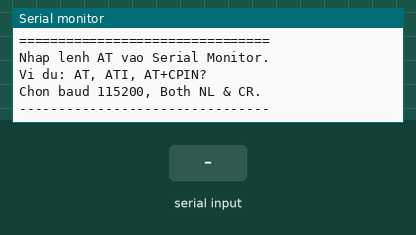
A sketch run on a simulated ESP32. Parts: the last lines printed to the serial monitor. Inputs (shaded band) come from the test bench.

Above: at 2.2 s.
2.3 s: "1\n" received over Serial
At 3.0 s:
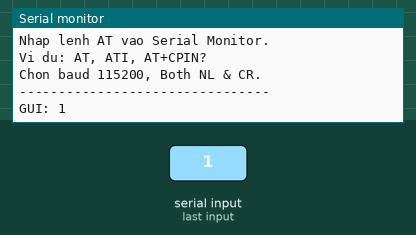
3.8 s: "1\n" received over the second serial link
At 4.2 s:
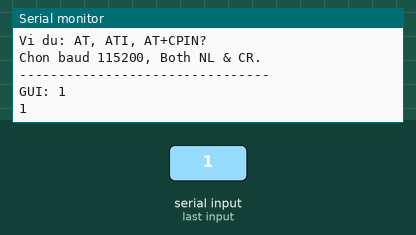
5.3 s: "0\n" received over Serial
At 6.5 s:
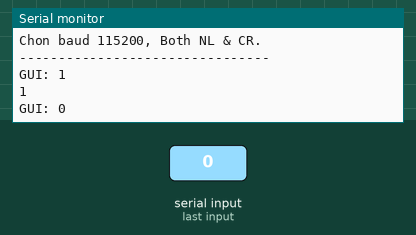
6.8 s: "0\n" received over the second serial link
At 7.7 s:
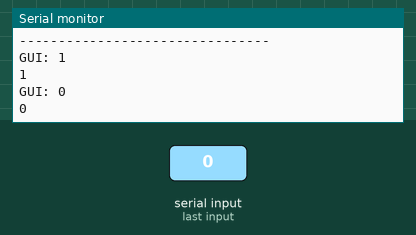

The sketch:

2_1.ino
```cpp
#define MODEM_RX 16  // ESP32 RX2 <- TXD cua A7680C
#define MODEM_TX 17  // ESP32 TX2 -> RXD cua A7680C

#define PC_BAUD 115200
#define MODEM_BAUD 115200

String inputPC = "";
String inputModem = "";

void setup() {
  Serial.begin(PC_BAUD);
  Serial2.begin(MODEM_BAUD, SERIAL_8N1,
                MODEM_RX, MODEM_TX);

  delay(1000);

  Serial.println();
  Serial.println("================================");
  Serial.println(" KIEM TRA MANG DI DONG A7680C");
  Serial.println("================================");
  Serial.println("Nhap lenh AT vao Serial Monitor.");
  Serial.println("Vi du: AT, ATI, AT+CPIN?");
  Serial.println("Chon baud 115200, Both NL & CR.");
  Serial.println("--------------------------------");
}

void loop() {
  // Nhan lenh tu Serial Monitor
  while (Serial.available()) {
    char c = Serial.read();

    if (c == '\r' || c == '\n') {
      if (inputPC.length() > 0) {
        Serial2.println(inputPC);
        Serial.print("GUI: ");
        Serial.println(inputPC);
        inputPC = "";
      }
    } else {
      inputPC += c;
    }
  }

  // Doc phan hoi tu A7680C
  while (Serial2.available()) {
    char c = Serial2.read();
    Serial.write(c);
  }
}
```

Measured:
- after the input at 2.3 s, the serial monitor: prints a new line at once (image 1)
- after the input at 3.8 s, the serial monitor: prints a new line at once (image 2)
- after the input at 5.3 s, the serial monitor: prints a new line at once (image 3)
- after the input at 6.8 s, the serial monitor: prints a new line at once (image 4)
